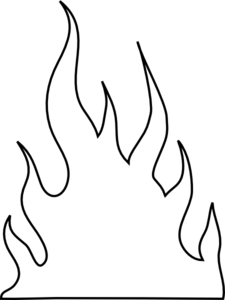
#> input picture DisasterTweets/fire.png, 225 x 300 px, found by its file name
$ jupyter execute --allow-errors '2. EDA Disaster Tweets.ipynb'
#> lines starting #> are read from the running program, lines starting #| are printed output that depends on the picture
# 2. EDA

[cell 1]
import pandas as pd
import numpy as np
import matplotlib.pyplot as plt
import matplotlib.colors as mcolors
import seaborn as sns
from sklearn.feature_extraction.text import CountVectorizer, TfidfVectorizer
import nltk
from nltk.corpus import reuters
from nltk import bigrams, trigrams
from collections import Counter, defaultdict
import spacy
from spacy import displacy
from PIL import Image
from wordcloud import WordCloud

[cell 2]
# !pip install wordcloud

[cell 3]
# import sys
# !{sys.executable} -m pip install spacy download en_core_web_sm

[cell 4]
data = pd.read_csv('CleanedDisasterTweets.csv')
#> (reads DisasterTweets/CleanedDisasterTweets.csv from the repository)
target = pd.read_csv('TargetDisasterTweets.csv')
#> (reads DisasterTweets/TargetDisasterTweets.csv from the repository)
full_text = pd.read_csv('reg_disaster_text.csv')
#> (reads DisasterTweets/reg_disaster_text.csv from the repository)

[cell 5]
tweets = data[['Text']].values.ravel()
target = target[['target']]
data['target'] = target['target']
data = data[['ID', 'Keyword', 'Text', 'target']]
data.head()

[cell 6]
data[data['target']==1]['Text'].str.len().hist()
plt.xlabel('Number of Characters in Tweet')
h = plt.ylabel('Counts', labelpad = 22)
h.set_rotation(0)
plt.title('Disaster Tweet-length Distribution')
plt.show()
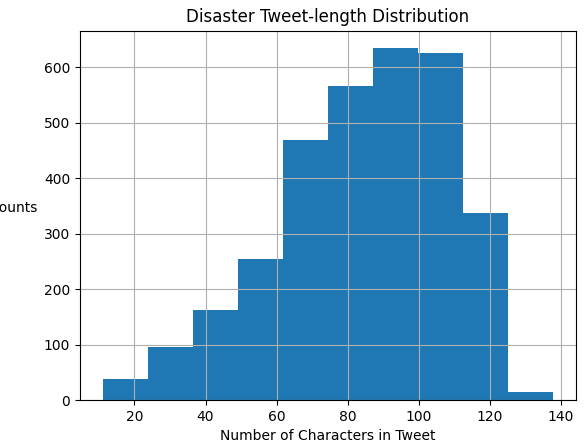
#> figure drawn by matplotlib, 1 panel; tallest bar 634 high, from x = 87.2 to 99.9

[cell 7]
data[data['target']==1]['Text'].str.len().describe()

[cell 8]
data[data['target']==0]['Text'].str.len().hist()
plt.xlabel('Number of Characters in Tweet')
h = plt.ylabel('Counts', labelpad = 22)
h.set_rotation(0)
plt.title('Non-Disaster Tweet-length Distribution')
plt.show()
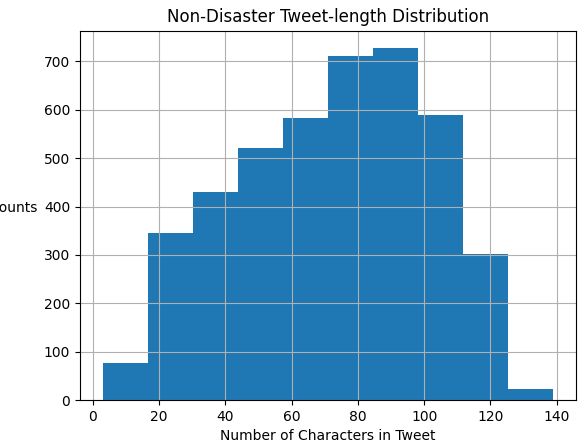
#> figure drawn by matplotlib, 1 panel; tallest bar 727 high, from x = 84.6 to 98.2

[cell 9]
data[data['target']==0]['Text'].str.len().describe()

We can see that Disaster tweets are, on average, 12 characters longer than Non-Disaster tweets. This makes sense considering disasters would warrant more detail.

[cell 10]
fig, ax = plt.subplots()
ax.bar('0', target.value_counts()[0])
ax.bar('1', target.value_counts()[1], color = 'r')
ax.set_xticks(['0','1'])
ax.set_xticklabels(['Non-disaster', 'Disaster'])
ax.set_xlabel('Target')
h = ax.set_ylabel('Count')
h.set_rotation(0)
h.set_horizontalalignment('right')
t0 = plt.text(-.15,target.value_counts()[0]/2, str(target.value_counts()[0]))
t1 = plt.text(.85,target.value_counts()[1]/2, str(target.value_counts()[1]))
t0.set_fontsize(20)
t1.set_fontsize(20)
plt.title('Counts: Disaster vs Non-Disaster')
plt.show()
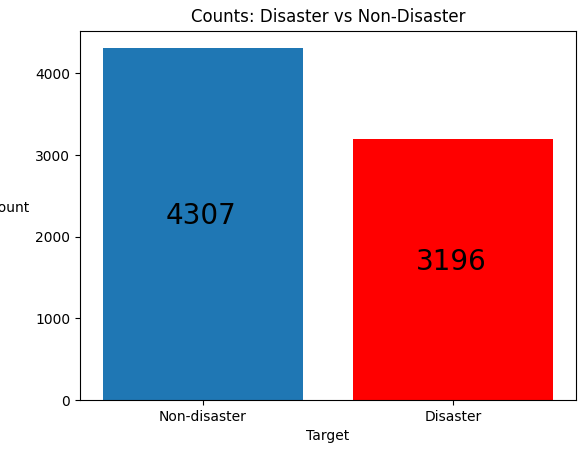
#> figure drawn by matplotlib, 1 panel

We have a relatively even amount of each type of tweet.

Lets look at the most common Keywords and compare against the targets

[cell 11]
key_target = data[['Keyword', 'target']]
key_disaster = key_target[key_target['target'] ==1]
v = key_disaster.value_counts()
v

Theres only 42 'none' rows but its the most common value in keyword. Lets update those 'none' rows

[cell 12]
none_text = list(data[(data['target']==1) & (data['Keyword']=='none')]['Text'].values)

[cell 13]
key_words = list(data['Keyword'].unique())

[cell 14]
keyword = []
index = 0
for text in none_text:
    words = text.split()
    for word in words:
        if word in key_words:
            print(str(index), 'text index:', none_text.index(text), '; Word:', word)
            index += 1
            keyword.append(word)

[cell 15]
key_dis_counts = data[data['target']==1]['Keyword'].value_counts()

Go through sentences with multiple keywords and choose the keyword with the highest count to replace the 'none' cells

[cell 16]
# text 6
key_dis_counts['flood'], key_dis_counts['disaster'], key_dis_counts['flooding']
# keep 'flooding', del index 6, 7

[cell 17]
# text 8
key_dis_counts['emergency'], key_dis_counts['evacuation']
# keep 'evacuation', del index 10

[cell 18]
# text 14
key_dis_counts['damage'], key_dis_counts['crash']
# keep 'damage', del index 17

[cell 19]
# text 15
key_dis_counts['bomb'], key_dis_counts['army']
# keep 'bomb', del index 19

[cell 20]
# text 16
key_dis_counts['police'], key_dis_counts['flood']
# keep 'police', del index 21

[cell 21]
# text 20
key_dis_counts['typhoon'], key_dis_counts['cyclone']
# keep 'typhoon', del index 26

[cell 22]
# text 23
key_dis_counts['exploded'], key_dis_counts['screams']
# keep 'exploded', del index 28

[cell 23]
# text 25
key_dis_counts['thunderstorm'], key_dis_counts['trauma']
#keep 'thunderstorm', del index 31

[cell 24]
# text 28: earthquake is the only keyword
# keep 'earthquake', del index 34

[cell 25]
# text 31
key_dis_counts['siren'], key_dis_counts['tornado']
# keep 'tornado', del index 37

[cell 26]
# text 33
key_dis_counts['fire'], key_dis_counts['evacuated']
# keep 'evacuated', del index 40

[cell 27]
# text 34
key_dis_counts['bomb'], key_dis_counts['evacuate']
# keep 'evacuate', del index 42

[cell 28]
# text 40
key_dis_counts['police'], key_dis_counts['collided'], key_dis_counts['injuries']
# theres actually 1 more police from text 17
# keep 'police', del index 48, 49

[cell 29]
# text 41
key_dis_counts['razed'], key_dis_counts['wildfire']
# keep 'razed', del index 51

[cell 30]
removed_key = keyword

[cell 31]
removed_key[51]

[cell 32]
del_indices = [6,7,10,17,19,21,26,28,31,34,37,40,42,48,49,51]
kept_kwords = [removed_key[i] for i in range(52) if i not in del_indices]

[cell 33]
len(kept_kwords) + len(del_indices)

Now look at texts that didn't contain an already used keyword and pick keyword by hand (I've come this far so might as well take it all the way) :p <br> The text indices are the ones that didn't appear in the keywords output

[cell 34]
# text 10
none_text[10]
#kw = 'died'

[cell 35]
kept_kwords.insert(10, 'died')

[cell 36]
# text 21
none_text[21]
# kw = 'heat'

[cell 37]
kept_kwords.insert(21, 'heat wave')

[cell 38]
# text 22
none_text[22]
# kw = 'bomber'

[cell 39]
kept_kwords.insert(22, 'suicide bomber')

[cell 40]
# text 30
none_text[30]
# kw = 'spill'

[cell 41]
kept_kwords.insert(30, 'oil spill')

[cell 42]
# text 35
none_text[35]
# kw = 'bomber'

[cell 43]
kept_kwords.insert(35, 'suicide bomber')

[cell 44]
# text 38
none_text[38]
# kw = 'fires'

[cell 45]
kept_kwords.insert(38, 'wild fires')

[cell 46]
len(kept_kwords)

[cell 47]
rep = data.copy()

[cell 48]
none_indices = list(rep[(rep['target']==1) & (rep['Keyword'] == 'none')].index)
len(none_indices)

[cell 49]
z = {none_indices[i]:kept_kwords[i] for i in range(len(none_indices))}
z

[cell 50]
for i, word in z.items():
    rep.iloc[i, rep.columns.get_loc('Keyword')] = word

[cell 51]
rep

Whew! Now lets look at our top keywords again

[cell 52]
key_target = rep[['Keyword', 'target']]
key_disaster = key_target[key_target['target'] ==1]
v = key_disaster.value_counts()
v

[cell 53]
keycounts = {}
for i in range(len(v)):
    keycounts[v.index[i][0]] = v[i]

[cell 54]
plt.figure(figsize = (28,10))
ax = plt.bar(list(keycounts.keys())[:10], list(keycounts.values())[:10], color = mcolors.TABLEAU_COLORS)
plt.xticks(fontsize = 18)
plt.yticks(fontsize = 18)
g = plt.xlabel('Keyword', fontsize = 16, labelpad = 40)
h = plt.ylabel('Count', fontsize = 16, labelpad = 50)
h.set_rotation(0)
plt.title('Most Common Keywords in Disaster Tweets', fontsize = 20)
for p in ax.patches:
    plt.text(p.get_x() + .3, p.get_height() +.2, str(p.get_height()), fontsize = 20)
plt.show()
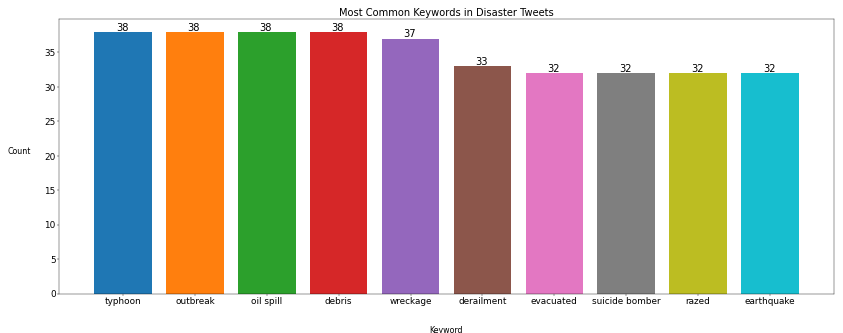
#> figure drawn by matplotlib, 1 panel

We can see that a few of the missing keywords were in the top 10 most common

typhoon oil spill outbreak and debris

[cell 55]
full_text['keyword'] = rep['Keyword']

#> (a cell that did not finish here is left out)

[cell 57]
# How can I highlist topwords as well??

[cell 58]
topwords = ['typhoon', 'oil spill', 'outbreak', 'debris']
#> (the rest of this cell did not finish here and is left out)

[cell 59]
def get_top_ngram(corpus, n=None):
    vec = CountVectorizer(ngram_range=(n, n)).fit(corpus)
    bag_of_words = vec.transform(corpus)
    sum_words = bag_of_words.sum(axis=0)
    words_freq = [(word, sum_words[0, idx])
                  for word, idx in vec.vocabulary_.items()]
    words_freq =sorted(words_freq, key = lambda x: x[1], reverse=True)
    return words_freq[:10]

[cell 60]
top_tri_grams=get_top_ngram(data[data['target']==1]['Text'],n=3)
x,y=map(list,zip(*top_tri_grams))
sns.barplot(x=y,y=x)
plt.show()
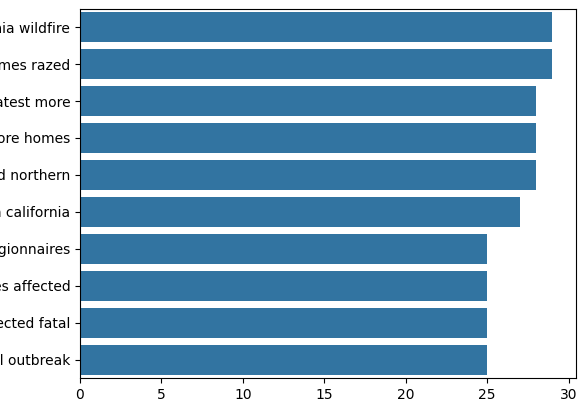
#> figure drawn by matplotlib, 1 panel

[cell 61]
top_n_bigrams=get_top_ngram(data[data['target']==1]['Text'],2)[:10]
x,y=map(list,zip(*top_n_bigrams))
sns.barplot(x=y,y=x)
plt.show()
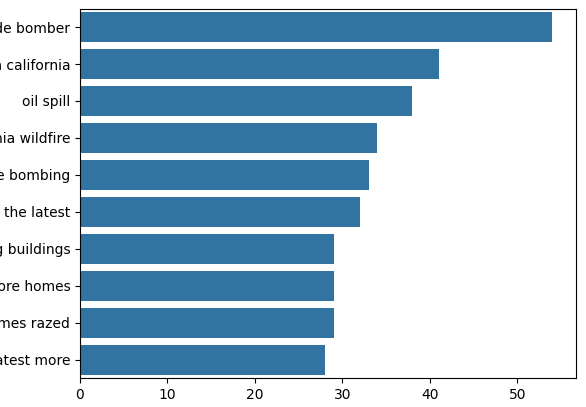
#> figure drawn by matplotlib, 1 panel

[cell 62]
# [7 lines of commented-out code are left out]

#> (a cell that did not finish here is left out)

[cell 64]
fire_mask = np.array(Image.open("fire.png"))
fire_mask = 255-fire_mask
